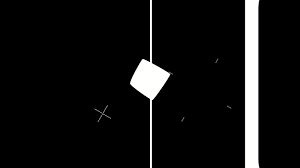
#> input picture Part17/blocks.png, 300 x 168 px
$ python blog017a.py
#> lines starting #> are read from the running program, lines starting #| are printed output that depends on the picture
import cv2
import numpy as np

# 图像的顶帽处理
# 用原始图像减去图像开运算后的结果，常用于解决由于光照不均匀图像分割出错的问题
src = cv2.imread('blocks.png',cv2.IMREAD_UNCHANGED)
#> src is the input picture: shape (168, 300, 3); mean B, G, R 17.5, 17.6, 17.6
kernel = np.ones((10,10),np.uint8)
result = cv2.morphologyEx(src,cv2.MORPH_TOPHAT,kernel)
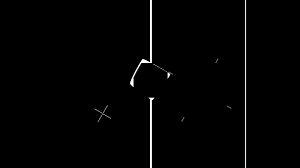
#> result: shape (168, 300, 3); mean B, G, R 2.7, 2.7, 2.7

cv2.imshow('Source',src)
cv2.imshow('Result',result)
cv2.waitKey(0)
cv2.destroyAllWindows()
